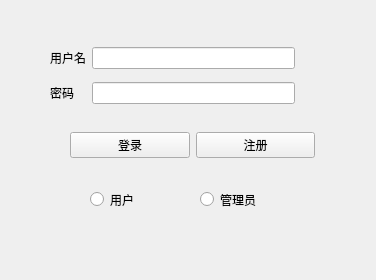
<?xml version="1.0" encoding="UTF-8"?>
<ui version="4.0">
 <class>Widget</class>
 <widget class="QWidget" name="Widget">
  <property name="geometry">
   <rect>
    <x>0</x>
    <y>0</y>
    <width>376</width>
    <height>280</height>
   </rect>
  </property>
  <property name="windowTitle">
   <string>Widget</string>
  </property>
  <widget class="QWidget" name="widget" native="true">
   <property name="geometry">
    <rect>
     <x>50</x>
     <y>40</y>
     <width>245</width>
     <height>71</height>
    </rect>
   </property>
   <layout class="QGridLayout" name="gridLayout">
    <item row="0" column="0">
     <widget class="QLabel" name="UserLabel">
      <property name="text">
       <string>用户名</string>
      </property>
     </widget>
    </item>
    <item row="0" column="1">
     <widget class="QLineEdit" name="IDLineEdit"/>
    </item>
    <item row="1" column="0">
     <widget class="QLabel" name="PasswordLabel">
      <property name="text">
       <string>密码</string>
      </property>
     </widget>
    </item>
    <item row="1" column="1">
     <widget class="QLineEdit" name="PasswordLineEdit">
      <property name="echoMode">
       <enum>QLineEdit::Password</enum>
      </property>
     </widget>
    </item>
   </layout>
  </widget>
  <widget class="QWidget" name="widget_2" native="true">
   <property name="geometry">
    <rect>
     <x>70</x>
     <y>120</y>
     <width>245</width>
     <height>50</height>
    </rect>
   </property>
   <layout class="QGridLayout" name="gridLayout_2">
    <item row="0" column="0">
     <widget class="QPushButton" name="LoginPushButton">
      <property name="text">
       <string>登录</string>
      </property>
     </widget>
    </item>
    <item row="0" column="1">
     <widget class="QPushButton" name="RegisterPushButton">
      <property name="text">
       <string>注册</string>
      </property>
     </widget>
    </item>
   </layout>
  </widget>
  <widget class="QWidget" name="widget_3" native="true">
   <property name="geometry">
    <rect>
     <x>70</x>
     <y>160</y>
     <width>221</width>
     <height>61</height>
    </rect>
   </property>
   <widget class="QRadioButton" name="UserRadioButton">
    <property name="geometry">
     <rect>
      <x>20</x>
      <y>30</y>
      <width>115</width>
      <height>19</height>
     </rect>
    </property>
    <property name="text">
     <string>用户</string>
    </property>
   </widget>
   <widget class="QRadioButton" name="AdminRadioButton">
    <property name="geometry">
     <rect>
      <x>130</x>
      <y>30</y>
      <width>115</width>
      <height>19</height>
     </rect>
    </property>
    <property name="text">
     <string>管理员</string>
    </property>
   </widget>
  </widget>
 </widget>
 <resources/>
 <connections/>
</ui>
